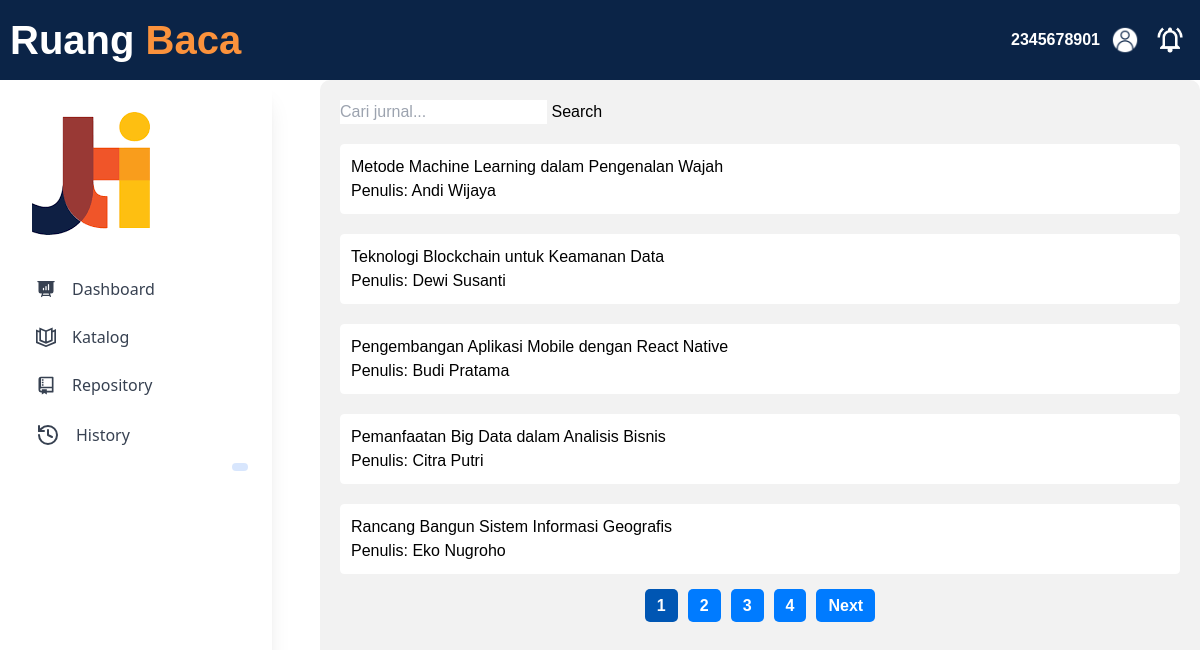
Screenshot of /App/user/repositoryuser.php (signed in) with the database file from the repository.
### tables this page shows
CREATE TABLE `repository` (
  `id_repo` int(11) NOT NULL,
  `Judul_repo` varchar(255) NOT NULL,
  `pengarang` varchar(50) NOT NULL,
  `tahun_terbit` year(4) NOT NULL,
  `Kata_Kunci` varchar(255) NOT NULL,
  `status_repo` varchar(20) NOT NULL
);

### App/User/repositoryuser.php (the view, shortened to what this page needs)
<!DOCTYPE html>
<html lang="en">
<head>
    <link rel="stylesheet" href="../../style/fitur.css">
</head>
<body>
    <?php
    include('../headeruser.php');
    $query = "SELECT Judul_repo, pengarang FROM repository";
    $result = mysqli_query($conn, $query);
    $journals = array();
    while ($row = mysqli_fetch_assoc($result)) {
        $journals[] = array($row['Judul_repo'], $row['pengarang']);
    }
    $search = isset($_GET['search']) ? mysqli_real_escape_string($conn, $_GET['search']) : '';
    $itemsPerPage = 5;
    $totalItems = count($journals);
    $totalPages = ceil($totalItems / $itemsPerPage);
    $page = isset($_GET['page']) ? intval($_GET['page']) : 1;
    $startIndex = ($page - 1) * $itemsPerPage;
    $currentPageJournals = array_slice($journals, $startIndex, $itemsPerPage);
    ?>
    <div class="content">
        <div id="sidebar">
            <?php
            include('../sidebaruser.php');
            ?>
            <div class="isi">
                <form method="GET" action="">
                    <input type="text" class="search-box" name="search" placeholder="Cari jurnal..." value="<?php echo htmlspecialchars($search); ?>">
                    <button type="submit" class="search-button">Search</button>
                </form>
                <?php
                foreach ($currentPageJournals as $index => $journal) {
                    $boxClass = "journal-box" . ($index + 1);
                ?>
                    <div class="<?php echo $boxClass; ?>">
                        <h2><?php echo $journal[0]; ?></h2>
                        <p>Penulis: <?php echo $journal[1]; ?></p>
                    </div>
                <?php
                }
                ?>
                <?php
                echo '<div class="pagination">';
                echo '<div class="pagination-container">';
                for ($i = 1; $i <= $totalPages; $i++) {
                    echo '<a href="?page=' . $i . '&search=' . urlencode($search) . '" ' . ($i == $page ? 'class="active"' : '') . '>' . $i . '</a>';
                }
                if ($page < $totalPages) {
                    echo '<a href="?page=' . ($page + 1) . '&search=' . urlencode($search) . '" class="pagination-button">Next</a>';
                }
                echo '</div>';
                echo '</div>';
                ?>
            </div>
</body>
</html>

### style/fitur.css (style rules this page uses)
body { font-family: Arial, sans-serif; margin: 0; padding: 0; }
.content { flex: 1; display: flex; }
.isi { padding: 20px; background-color: #f2f2f2; border-radius: 10px; margin-left: 3rem; flex-basis: 75%; }
.pagination { margin-top: 20px; display: flex; justify-content: center; }
.pagination a { margin: 0 5px; text-decoration: none; color: #fff; background-color: #007bff; padding: 8px 12px; border-radius: 5px; font-weight: bold; }
.pagination a.active { background-color: #0056b3; }
.journal-box1, .journal-box2, .journal-box3, .journal-box4, .journal-box5 { border: 1px solid #ccc; gap: 10px; padding: 10px; margin-top: 20px; margin-bottom: 20px; border-radius: 4px; background-color: white; border-color: white; }

### style/header.css (style rules this page uses)
body { margin: 0; padding: 0; font-family: Arial, sans-serif; display: flex; flex-direction: column; min-height: 100vh; }

### rows the page displays
repository: Judul_repo "Metode Machine Learning dalam Pengenalan Wajah", pengarang "Andi Wijaya"
repository: Judul_repo "Teknologi Blockchain untuk Keamanan Data", pengarang "Dewi Susanti"
repository: Judul_repo "Pengembangan Aplikasi Mobile dengan React Native", pengarang "Budi Pratama"
repository: Judul_repo "Pemanfaatan Big Data dalam Analisis Bisnis", pengarang "Citra Putri"
repository: Judul_repo "Rancang Bangun Sistem Informasi Geografis", pengarang "Eko Nugroho"

### other values shown
$_SESSION['username'] "2345678901"
